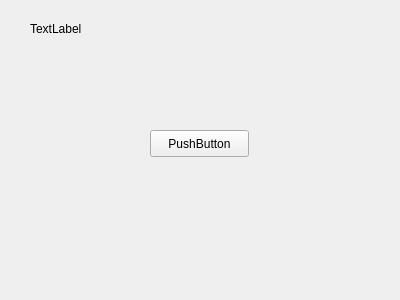
<?xml version="1.0" encoding="UTF-8"?>
<ui version="4.0">
 <class>Widget</class>
 <widget class="QWidget" name="Widget">
  <property name="geometry">
   <rect>
    <x>0</x>
    <y>0</y>
    <width>400</width>
    <height>300</height>
   </rect>
  </property>
  <property name="windowTitle">
   <string>Widget</string>
  </property>
  <widget class="QPushButton" name="pushButton">
   <property name="geometry">
    <rect>
     <x>150</x>
     <y>130</y>
     <width>99</width>
     <height>27</height>
    </rect>
   </property>
   <property name="text">
    <string>PushButton</string>
   </property>
  </widget>
  <widget class="QLabel" name="label">
   <property name="geometry">
    <rect>
     <x>30</x>
     <y>20</y>
     <width>221</width>
     <height>17</height>
    </rect>
   </property>
   <property name="text">
    <string>TextLabel</string>
   </property>
  </widget>
 </widget>
 <layoutdefault spacing="6" margin="11"/>
 <resources/>
 <connections/>
</ui>
